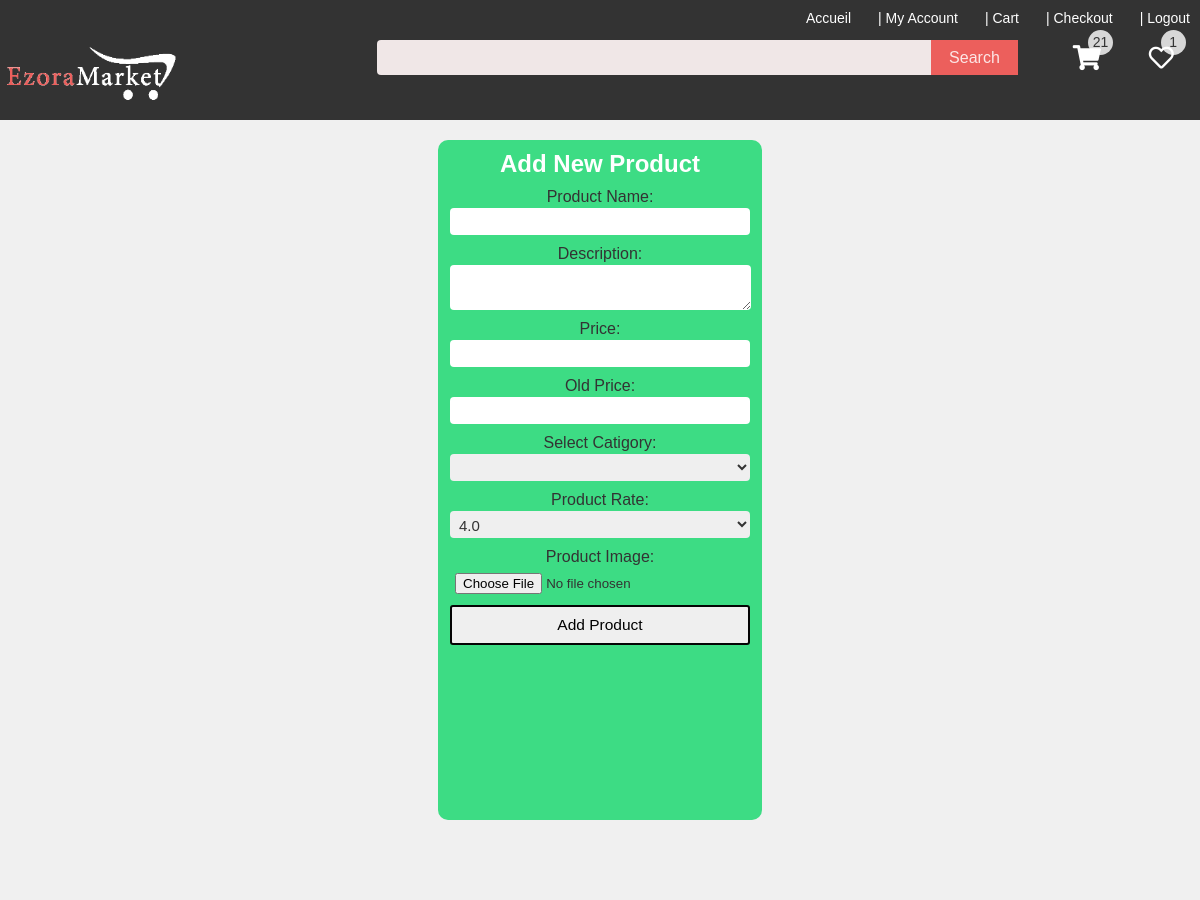
The page /product/new/ (signed in, upper part) on the database as committed earlier.
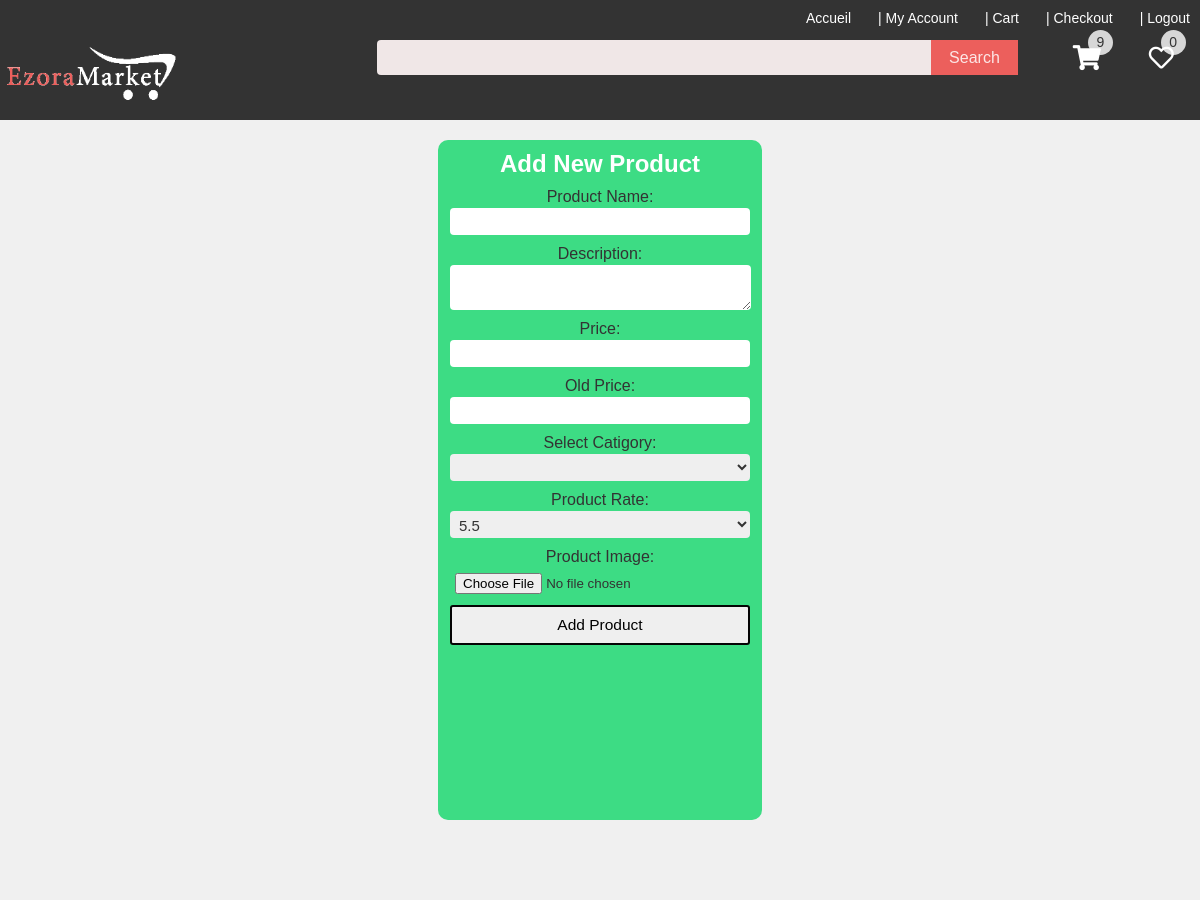
The same page on the database as committed later.
### pyp/models.py (models this page shows)
class Rate(models.Model):
    rate= models.FloatField(null=True)
    def __str__(self):
        return f"{self.rate}"

### pyp/views.py (the view)
# urls.py: path("product/new/", views.addproduct, name="newproduct"),
@login_required
def addproduct(response):
    category=CategoryList.objects.all()
    if response.method == 'POST':
        form = ImagePro(response.POST, response.FILES)
        if form.is_valid():
            form=form.save(commit=False)
            form.owner=response.user
            form.save()
            return redirect("home")
    else:
        form = ImagePro()
    total=callcartnumber(response)['total']
    wishlist=callwishnumber(response)
    context={"name":"E-commerce", "title":"New Product","form":form,"totalitem":total,"wishlist":wishlist}
    return render(response, "pages/AddProduct.html",context)

### pyp/forms.py
class ImagePro(forms.ModelForm):
    class Meta:
        model=Product
        fields=["name","description","new_price","old_price","catigory","rate","image"]

### pyp/cartandwish.py (called while the page is built)
def callwishnumber(request):
    if request.user.is_authenticated:
        wishlist=Wishlist.objects.all().filter(customer=request.user)
    else:
        wishlist=[]
    return len(wishlist)

def callcartnumber(request):
    items= OrderItem.objects.all()
    itemsordered=[]
    category=CategoryList.objects.all()
    if request.user.is_authenticated:
        totalItem=0
        totalarray=[]
        for item in items:
            if item.order.customer:
                if request.user == item.order.customer and item.order.complete == False:
                    itemsordered.append(item)
                    quantm= item.quantity
                    totalarray.append(quantm)
                    totalItem = sum(totalarray)
        totalPrice=sum([int(item.product.new_price) * int(item.quantity) for item in itemsordered])
        total={"price":totalPrice, "item":totalItem}
    else:
        total={"price":0, "item":0}
    return {"total":total, "products":itemsordered}

### pyp/templates/pages/AddProduct.html (shortened to what this page needs)
{% extends 'pages/base.html' %}
{% load static %}
{% block content %}
<div class="product-input">
    <h2>Add New Product</h2>
    <form method="POST" enctype="multipart/form-data">
        <div>
            <label for="text">Product Name: </label>
            <br>
            {{form.name}}
        </div>
        <div>
            <label for="textarea">Description: </label>
            <br>
            {{form.description}}
        </div>
        <div>
            <label for="number">Price: </label>
            <br>
            {{form.new_price}}
        </div>
        <div>
            <label for="number">Old Price: </label>
            <br>
            {{form.old_price}}
        </div>
        <div>
            <label for="select">Select Catigory: </label>
            <br>
            {{form.catigory}}
        </div>
        <div>
            <label for="select">Product Rate: </label>
            <br>
            {{form.rate}}
        </div>
        <div>
            <label for="select">Product Image: </label>
            <br>
            {{form.image}}
        </div>
        <input class="button" type="submit" value="Add Product">
    </form>
</div>
{% endblock content %}

Rows that differ between the two databases and show on the page:
changed Rate: rate "4.0" → "5.5"
Other text that changed with them:
{{ totalitem.item }}: "21" → "9"
{{ wishlist }}: "1" → (not shown)
text now shown: "0"
